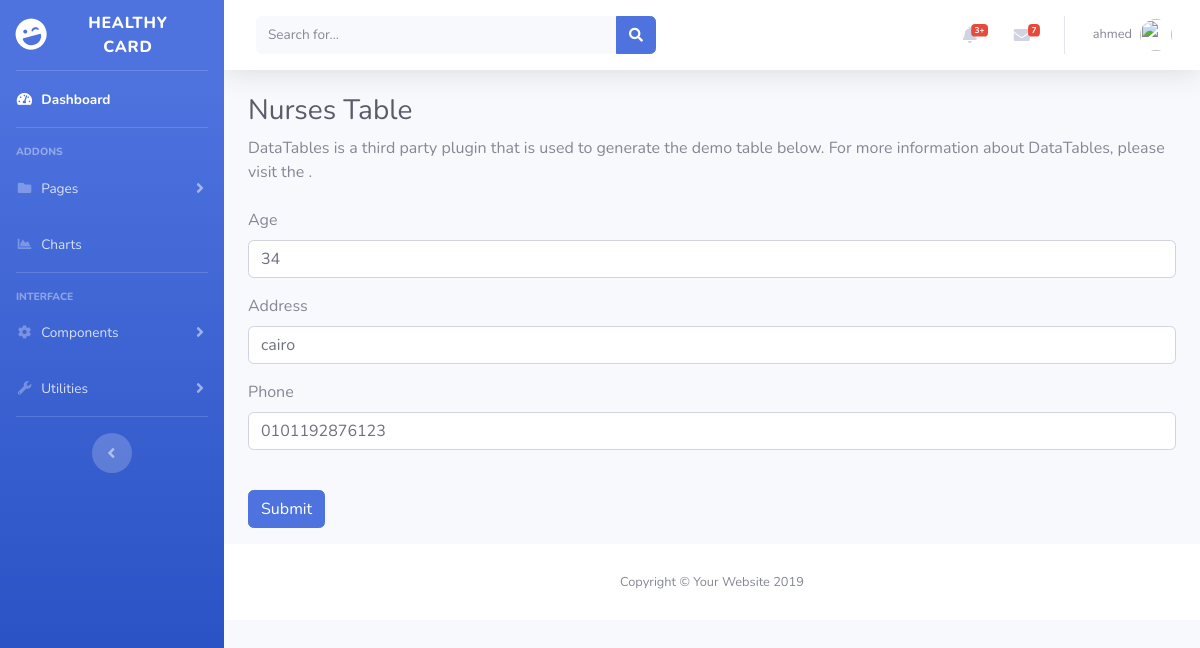
Page /admin/nurses.php?action=edite&id=11 (signed in) on the committed database.
### tables this page shows
CREATE TABLE `managers` (
  `id` int(11) NOT NULL,
  `username` varchar(255) NOT NULL,
  `email` varchar(255) NOT NULL,
  `password` varchar(255) NOT NULL,
  `phone` varchar(100) NOT NULL,
  `address` varchar(255) NOT NULL,
  `hospital_name_id` int(11) NOT NULL,
  `priv` int(11) NOT NULL
);

CREATE TABLE `nurses` (
  `id` int(11) NOT NULL,
  `username` varchar(255) NOT NULL,
  `email` varchar(255) NOT NULL,
  `password` varchar(255) NOT NULL,
  `age` int(11) NOT NULL,
  `address` varchar(255) NOT NULL,
  `phone` varchar(100) NOT NULL,
  `gender` int(11) NOT NULL,
  `idcard` int(100) NOT NULL,
  `hospital_name_id` int(11) NOT NULL,
  `priv` int(11) NOT NULL
);

### admin/design/nurse/editNurForm.php (the view, shortened to what this page needs)
<?php
require "functions/connect.php";
$id     =   $_GET['id'];
$select =   "SELECT * FROM nurses WHERE id = $id";
$query  =   $conn -> query($select);
$nur    =   $query -> fetch_assoc();
?>
<form method="post" action="functions/nurse/editNur.php">
  <div class="form-group">
    <div class="form-group">
    <label for="exampleInputEmail1">Age</label>
    <input type="text" name="age" value="<?= $nur['age'] ?>"  class="form-control" id="exampleInputEmail1"required>
  </div>
  <div class="form-group">
    <label for="exampleInputEmail1">Address</label>
    <input type="text" name="address" value="<?= $nur['address'] ?>" class="form-control" id="exampleInputEmail1" required>
  </div>
  <div class="form-group">
    <label for="exampleInputEmail1"> Phone</label>
    <input type="text" name="phone" value="<?= $nur['phone'] ?>" class="form-control" id="exampleInputEmail1" required>
  </div>
<br>
  <button type="submit" class="btn btn-primary">Submit</button>
</form>

### admin/includes/header.php (shortened to what this page needs)
<nav class="navbar navbar-expand navbar-light bg-white topbar mb-4 static-top shadow">
<form class="d-none d-sm-inline-block form-inline mr-auto ml-md-3 my-2 my-md-0 mw-100 navbar-search">
  <div class="input-group">
    <input type="text" class="form-control bg-light border-0 small" placeholder="Search for..." aria-label="Search" aria-describedby="basic-addon2">
    <div class="input-group-append">
      <button class="btn btn-primary" type="button">
        <i class="fas fa-search fa-sm"></i>
      </button>
    </div>
  </div>
</form>
<ul class="navbar-nav ml-auto">
  <li class="nav-item dropdown no-arrow mx-1">
    <a class="nav-link dropdown-toggle" href="#" id="alertsDropdown" role="button" data-toggle="dropdown" aria-haspopup="true" aria-expanded="false">
      <i class="fas fa-bell fa-fw"></i>
      <span class="badge badge-danger badge-counter">3+</span>
    </a>
  </li>
  <li class="nav-item dropdown no-arrow mx-1">
    <a class="nav-link dropdown-toggle" href="#" id="messagesDropdown" role="button" data-toggle="dropdown" aria-haspopup="true" aria-expanded="false">
      <i class="fas fa-envelope fa-fw"></i>
      <span class="badge badge-danger badge-counter">7</span>
    </a>
  </li>
  <?php
  $nam  = $_SESSION['name'];
  $id  = $_SESSION['login'];
   require_once "functions/connect.php";
   $sel  = "SELECT * FROM $nam  WHERE  id = $id";
   $query = $conn -> query($sel);
   $name  = $query -> fetch_assoc();
  ?>
  <li class="nav-item dropdown no-arrow">
    <a class="nav-link dropdown-toggle" href="#" id="userDropdown" role="button" data-toggle="dropdown" aria-haspopup="true" aria-expanded="false">
      <span class="mr-2 d-none d-lg-inline text-gray-600 small"><?php echo @$name['username'] ?></span>
      <img class="img-profile rounded-circle" src="https://source.unsplash.com/QAB-WJcbgJk/60x60">
    </a>
  </li>
</ul>
</nav>

### rows in the picture
managers: username "ahmed"
nurses: age "34", address "cairo", phone "0101192876123"
